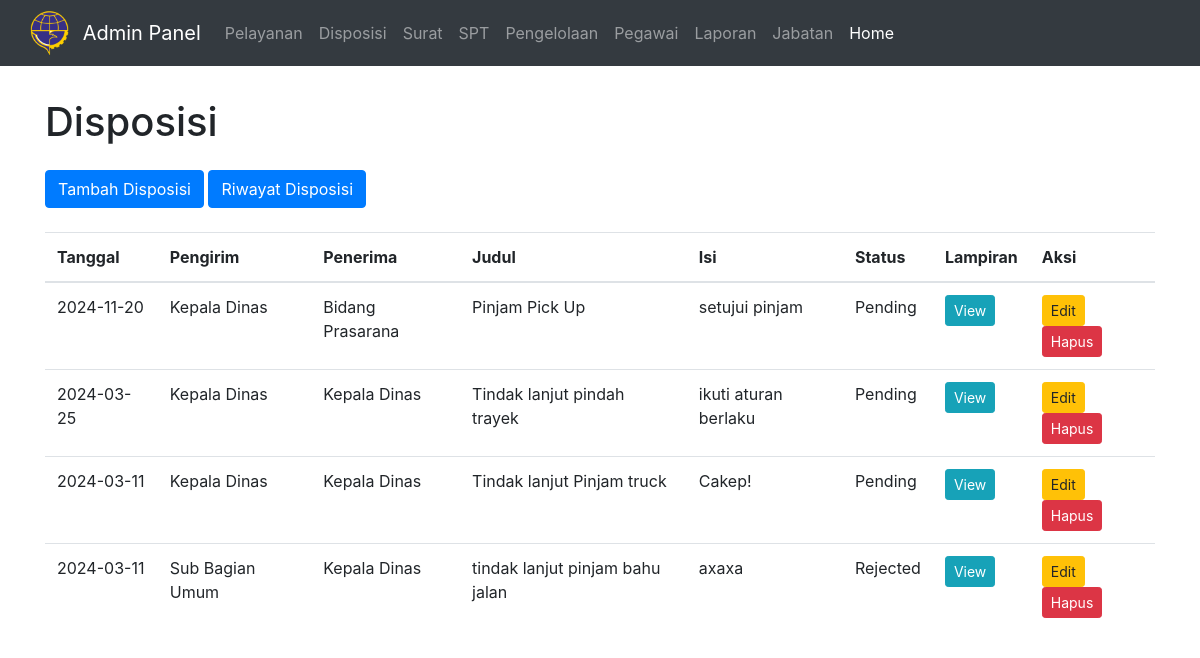
/umum/admin/disposisi.php, run on an earlier commit of the app's database.
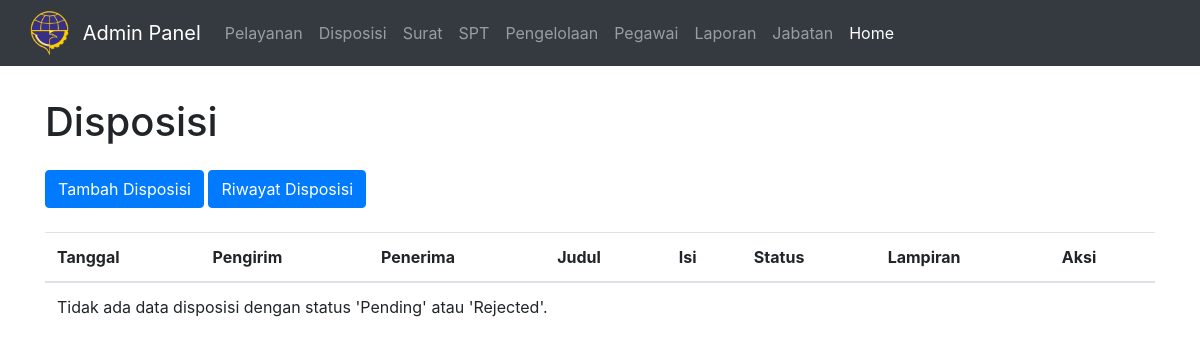
And on a later commit of the database.
### tables this page shows
CREATE TABLE `disposisi` (
  `id` int NOT NULL,
  `tanggal` date DEFAULT NULL,
  `pengirim` varchar(255) DEFAULT NULL,
  `penerima` varchar(255) DEFAULT NULL,
  `judul` varchar(255) DEFAULT NULL,
  `isi` text,
  `file_google_drive` varchar(255) DEFAULT NULL,
  `status` enum('Pending','Approved','Rejected') DEFAULT NULL
);

### umum/admin/disposisi.php (the view, shortened to what this page needs)
<?php include_once 'header.php'; ?>
<div class="container mt-5">
    <h1 class="mb-4">Disposisi</h1>
    <?php if ($rules !== 'Staff') : ?>
        <div class="text-end mb-4">
            <a href="tambah_disposisi.php" class="btn btn-primary">Tambah Disposisi</a>
            <a href="riwayat_disposisi.php" class="btn btn-primary">Riwayat Disposisi</a>
        </div>
    <?php endif; ?>
    <div class="table-responsive">
        <table class="table">
            <thead>
                <tr>
                    <th>Tanggal</th>
                    <th>Pengirim</th>
                    <th>Penerima</th>
                    <th>Judul</th>
                    <th>Isi</th>
                    <th>Status</th>
                    <th>Lampiran</th>
                    <?php
                    if ($rules !== 'Staff') {
                        echo '<th>Aksi</th>';
                    }
                    ?>
                </tr>
            </thead>
            <tbody>
                <?php
                require_once '../../config.php';
                $sql = "SELECT * FROM disposisi WHERE status IN ('Pending', 'Rejected') ORDER BY tanggal DESC";
                $stmt = $koneksi->prepare($sql);
                $stmt->execute();
                $result = $stmt->get_result();
                if ($result->num_rows > 0) {
                    while ($row = $result->fetch_assoc()) {
                        echo "<tr>";
                        echo "<td>" . htmlspecialchars($row['tanggal']) . "</td>";
                        echo "<td>" . htmlspecialchars($row['pengirim']) . "</td>";
                        echo "<td>" . htmlspecialchars($row['penerima']) . "</td>";
                        echo "<td>" . htmlspecialchars($row['judul']) . "</td>";
                        echo "<td>" . htmlspecialchars($row['isi']) . "</td>";
                        echo "<td>" . htmlspecialchars($row['status']) . "</td>";
                        echo "<td>";
                        if (!empty($row['file_google_drive'])) {
                            echo "<a href='" . htmlspecialchars($row['file_google_drive']) . "' class='btn btn-info btn-sm' target='_blank'>View</a>";
                        } else {
                            echo "Tidak ada lampiran";
                        }
                        echo "</td>";
                        if ($rules !== 'Staff') {
                            echo "<td>";
                            echo "<a href='edit_disposisi.php?id=" . htmlspecialchars($row['id']) . "' class='btn btn-warning btn-sm'>Edit</a> ";
                            echo "<a href='hapus_disposisi.php?id=" . htmlspecialchars($row['id']) . "' class='btn btn-danger btn-sm'>Hapus</a>";
                            echo "</td>";
                        }
                        echo "</tr>";
                    }
                } else {
                    echo "<tr><td colspan='7'>Tidak ada data disposisi dengan status 'Pending' atau 'Rejected'.</td></tr>";
                }
                ?>
            </tbody>
        </table>
    </div>
</div>
<div style="height: 100px;"></div>
</body>
</html>

What changed in the data, as far as the page shows it:
removed disposisi: tanggal "2024-11-20", pengirim "Kepala Dinas", penerima "Bidang Prasarana", judul "Pinjam Pick Up", isi "setujui pinjam", status "Pending"
removed disposisi: tanggal "2024-03-25", pengirim "Kepala Dinas", penerima "Kepala Dinas", judul "Tindak lanjut pindah trayek", isi "ikuti aturan berlaku", status "Pending"
removed disposisi: tanggal "2024-03-11", pengirim "Kepala Dinas", penerima "Kepala Dinas", judul "Tindak lanjut Pinjam truck", isi "Cakep!", status "Pending"
removed disposisi: tanggal "2024-03-11", pengirim "Sub Bagian Umum", penerima "Kepala Dinas", judul "tindak lanjut pinjam bahu jalan", isi "axaxa", status "Rejected"
Also different on the page:
text now shown: "Tidak ada data disposisi dengan status 'Pending' atau 'Rejected'."
